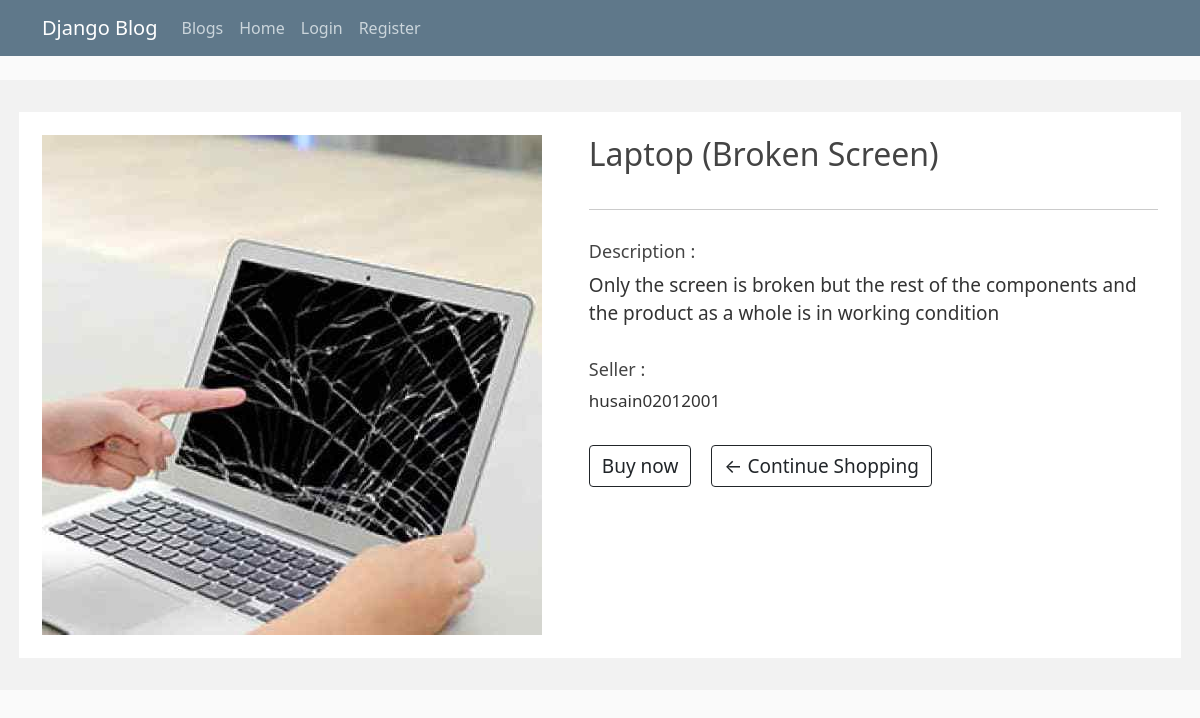
The page /1 on the database its author committed.
### product/models.py (models this page shows, shortened)
class Post(models.Model):
    title = models.CharField(max_length=100)
    description = models.CharField(max_length=500)
    date_posted = models.DateTimeField(default=timezone.now)
    customer = models.ForeignKey(User, on_delete=models.CASCADE)
    image = models.ImageField(upload_to = 'uploads/photos/', null=True, blank=True)

### product/views.py (the view)
# urls.py: path('<int:product_id>', views.viewmore, name = 'ViewProduct')
def viewmore(request,product_id):
    products = Post.objects.get(id=product_id)
    return render(request, 'product/ViewMore.html',
    {
    "posts":products
    })

### product/templates/product/ViewMore.html (shortened to what this page needs)
{% extends 'product/base.html' %}
{% block content %}
        <div class="facts-container-1">
            <div class="facts-container-2">
                <div class="facts-container-image-1">
                    <div class="image-1">
                        <img class="image1" src="{{posts.image.url}}" style="max-width: 500px; max-height: 500px;" alt="">
                    </div>
                    <div class="text-1">
                        <div class="fact-1-header">
                            <h2>{{posts.title}}</h2>
                        </div>
                        <hr>
                        <div style="margin-top: 15px;">
                            <h2 style="font-size: 18px;">Description : </h2>
                            <p style="font-size: 19px;">{{posts.description}}</p>
                        </div>
                        <div style="margin-top: 15px;">
                            <h2 style="font-size: 18px;">Seller : </h2>
                            <p style="font-size: 17px; ">{{posts.customer}}</p>
                        </div>
                        <div style="margin-top: 15px; display: flex;">
                            <div><a href="{% url 'product-home' %}" class="btn btn-outline-dark" style="font-size: 19px">Buy now</a></div>
                            <div style="margin-left: 20px ;"><a href="{% url 'product-home' %}" class="btn btn-outline-dark" style="font-size: 19px">&#x2190; Continue Shopping</a></div>
                        </div>
                    </div>
                </div>
                </div>
            </div>
{% endblock content %}

### product/static/product/main.css (style rules this page uses)
body { background: #fafafa; color: #333333; margin-top: 5rem; }
h1, h2, h3, h4, h5, h6 { color: #444444; }

### product/templates/product/ViewMore.html (style rules this page uses)
img { transition: box-shadow .3s; }
.facts-container-2 { background: #fff; }
.facts-container-1 { padding: 2rem 1.2rem; margin-top: 40px; margin-bottom: 0; background-color: #f2f2f2; }
.facts-container-image-1 { display: flex; width: 100%; }
.image-1 { position: relative; padding: 2%; }
.text-1 { display: flex; flex-direction: column; position: relative; padding: 2%; object-position: center; }
.fact-1-header { margin-bottom: 2%; }

### rows shown on the page
Post: image (picture), title "Laptop (Broken Screen)", description "Only the screen is broken but the rest of the components and the product as a whole is in working condition", customer "husain02012001"
